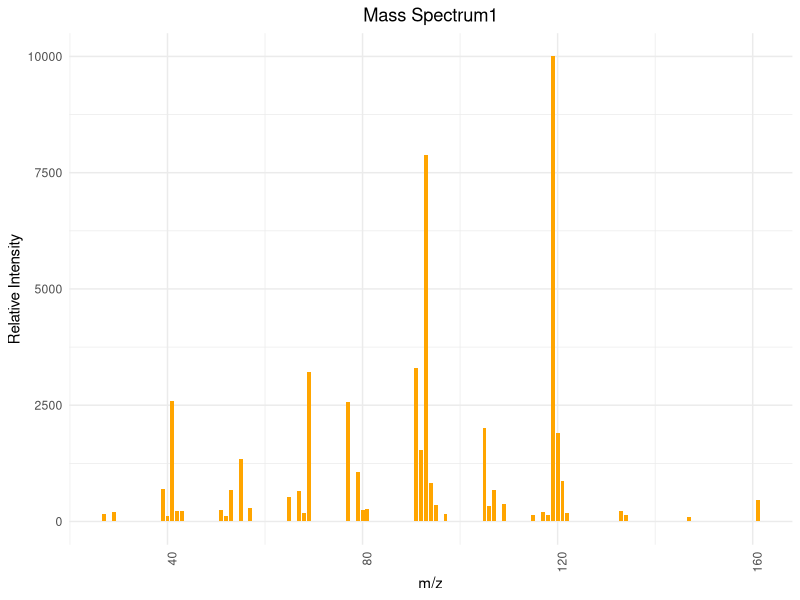

R code for this plot:
## ---- chunk 1
# 安装并加载所需的包
library(ggplot2)

# 图1
mz1 <- c(27, 29, 39, 40, 41, 42, 43, 51, 52, 53, 55, 57, 65, 67, 68, 69, 77, 79, 80, 81, 91, 92, 93, 94, 95, 97, 105, 106, 107, 109, 115, 117, 118, 119, 120, 121, 122, 133, 134, 147, 161)
intensity1 <- c(170, 200, 690, 120, 2590, 230, 230, 250, 110, 670, 1350, 300, 530, 650, 180, 3220, 2570, 1060, 240, 270, 3300, 1530, 7890, 830, 350, 170, 2000, 330, 680, 380, 150, 210, 150, 9999, 1910, 870, 190, 230, 150, 90, 460)

data1 <- data.frame(mz1, intensity1)


ggplot(data1, aes(x=mz1, y=intensity1)) +
  geom_bar(stat="identity", fill="orange", width=0.8) + 
  theme_minimal() + 
  labs(title="Mass Spectrum1",
       x="m/z",
       y="Relative Intensity") + 
  theme(axis.text.x = element_text(angle = 90, hjust = 1), plot.title = element_text(hjust = 0.5))  
